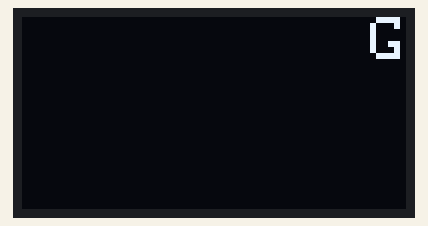
The sketch below on a simulated Arduino Uno, built with avr-gcc and run on an emulated ATmega328P. Shown: 128×64 one-colour display. The display library's start-up logo is not drawn.

Above: at 2.5 s.
At 4.0 s:
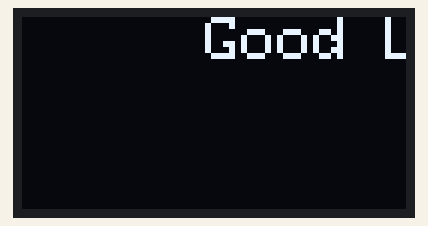
At 5.5 s:
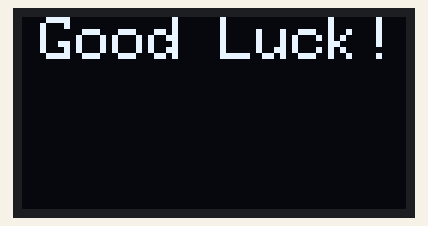
At 8.3 s:
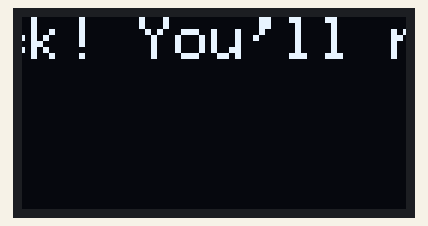
At 11.1 s:
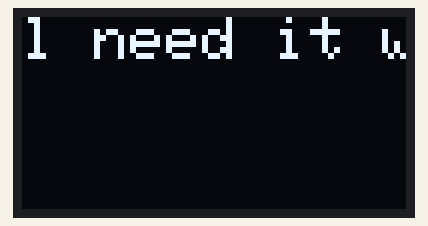
At 14.2 s:
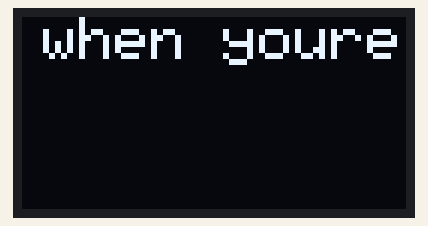

The sketch:

Display.ino
```cpp
#include <SPI.h>
#include <Wire.h>
#include <Adafruit_GFX.h>
#include <Adafruit_SSD1306.h>

#define SCREEN_WIDTH 128 // OLED display width, in pixels
#define SCREEN_HEIGHT 64 // OLED display height, in pixels
#define OLED_RESET     -1 // Reset pin # (or -1 if sharing Arduino reset pin)
#define SCREEN_ADDRESS 0x3C ///< See datasheet for Address; 0x3D for 128x64, 0x3C for 128x32
Adafruit_SSD1306 display(SCREEN_WIDTH, SCREEN_HEIGHT, &Wire, OLED_RESET);

void scrollText(const String& message) {
    int textWidth = message.length() * (8.5); // Calculate the width of the text in pixels, including space between characters
    int xPos = SCREEN_WIDTH; // Starting position of the text off the screen

    while (xPos > -textWidth) {
        display.clearDisplay(); // Clear the display buffer
        display.setCursor(xPos, 0); // Set the cursor position
        display.println(message); // Print the message
        display.display(); // Update the display

        xPos--; // Move the text to the left
    }
}

void setup() {
    Serial.begin(9600);
  if(!display.begin(SSD1306_SWITCHCAPVCC, SCREEN_ADDRESS)) {
    Serial.println(F("SSD1306 allocation failed"));
    for(;;); // Don't proceed, loop forever
  }
    display.display();
    delay(2000);
    display.clearDisplay();
    display.setTextWrap(false);
    display.setTextSize(2);
    display.setTextColor(SSD1306_WHITE);
    display.setCursor(0, 0);

    scrollText("Good Luck! You'll need it when youre");

}

void loop() {

}
```
